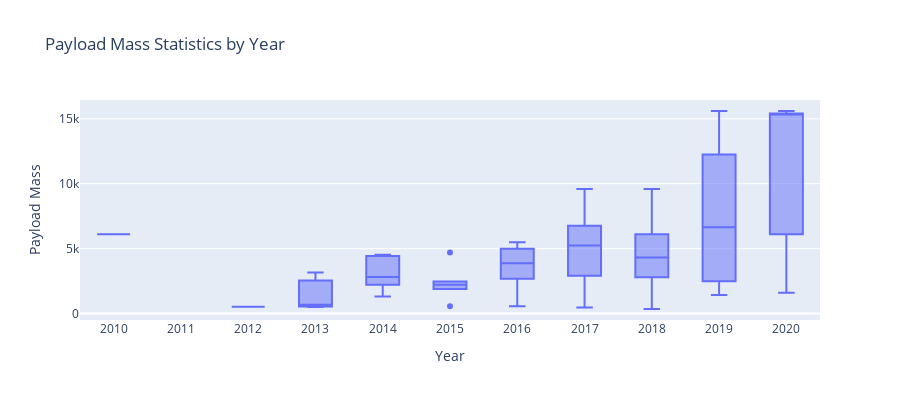

Notebook code cell kept with this figure:
### Code cell
px.box(orig_data,
       x = "Year",
       y = "PayloadMass",
       title = "Payload Mass Statistics by Year",
       labels = {"Year": "Year",
                 "PayloadMass": "Payload Mass"},
       width = 900,
       height = 400).update_xaxes(tickmode = "array", tickvals = [2010, 2011, 2012, 2013, 2014, 2015, 2016, 2017, 2018, 2019, 2020])

### Figure 1 — Plotly figure (JSON) as saved in the notebook; plotly's stock layout.template omitted (floating-point values rounded to 4 significant figures)
{"data": [{"alignmentgroup": "True", "hovertemplate": "Year=%{x}<br>Payload Mass=%{y}<extra></extra>", "legendgroup": "", "marker": {"color": "#636efa"}, "name": "", "notched": false, "offsetgroup": "", "orientation": "v", "showlegend": false, "type": "box", "x": [2010, 2012, 2013, 2013, 2013, 2014, 2014, 2014, 2014, 2014, 2014, 2015, 2015, 2015, 2015, 2015, 2015, 2016, 2016, 2016, 2016, 2016, 2016, 2016, 2016, 2017, 2017, 2017, 2017, 2017, 2017, 2017, 2017, 2017, 2017, 2017, 2017, 2017, 2017, 2017, 2017, 2017, 2017, 2018, 2018, 2018, 2018, 2018, 2018, 2018, 2018, 2018, 2018, 2018, 2018, 2018, 2018, 2018, 2018, 2018, 2018, 2019, 2019, 2019, 2019, 2019, 2019, 2019, 2019, 2019, 2019, 2020, 2020, 2020, 2020, 2020, 2020, 2020, 2020, 2020, 2020, 2020, 2020, 2020, 2020, 2020, 2020, 2020, 2020, 2020], "x0": " ", "xaxis": "x", "y": [6105.0, 525, 677, 500, 3170, 3325, 2296, 1316, 4535, 4428, 2216, 2395, 570, 1898, 4707, 2477, 2034, 553, 5271, 3136, 4696, 3100, 2257, 4600, 5500, 9600, 2490, 5600, 5300, 6105.0, 6070, 2708, 3669, 9600, 6761, 2910, 475, 4990, 9600, 5200, 3700, 2205, 9600, 6105.0, 4230, 6092, 9600, 2760, 350, 3750, 5384.0, 2410, 7076, 9600, 5800, 7060, 2800, 3000, 4000, 2573, 4400, 9600, 12259, 2482, 13620, 1425, 2228.0, 6500, 15600, 5000, 6800, 15400, 6105.0, 15600, 15400, 1977, 15600, 15400, 9525, 15400, 15400, 3880, 6105.0, 15400, 1600, 15400, 15400, 15400, 15400, 3681], "y0": " ", "yaxis": "y"}], "layout": {"boxmode": "group", "height": 400, "legend": {"tracegroupgap": 0}, "title": {"text": "Payload Mass Statistics by Year"}, "width": 900, "xaxis": {"anchor": "y", "domain": [0, 1], "tickmode": "array", "tickvals": [2010, 2011, 2012, 2013, 2014, 2015, 2016, 2017, 2018, 2019, 2020], "title": {"text": "Year"}}, "yaxis": {"anchor": "x", "domain": [0, 1], "title": {"text": "Payload Mass"}}}}
